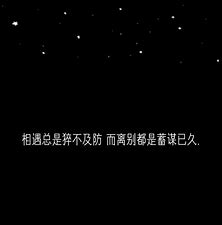
#> input picture OpenCV/image/004.jpg, 222 x 225 px
$ python '_06图像平滑 滤波.py'
#> lines starting #> are read from the running program, lines starting #| are printed output that depends on the picture
import cv2
import numpy as np
import cv2 as cv
import matplotlib.pyplot as plt

img= cv.imread('./image/004.jpg')
#> img is the input picture: shape (225, 222, 3); min 0, max 255, mean 3.6

# 卷积（滤波是使用不同的卷积核进行卷积）
kernel = np.array([[0,-1,0], [-1,5,-1], [0,-1,0]], np.float32)  # 此卷积核可强化白色像素 图像锐化
blur_1 = cv2.filter2D(img, -1, kernel)  # -1表示输出图像数据类型与输入图像一致  kernel卷积核  anchor卷积锚点（默认核中心） delta卷积结果会加上此偏移量  borderType边缘处理方式
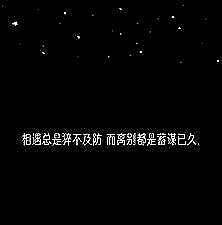
#> blur_1: shape (225, 222, 3); min 0, max 255, mean 5.2
kernel = np.ones((10,10))/100  # 均值滤波的核结构
blur_2 = cv2.filter2D(img, -1, kernel)
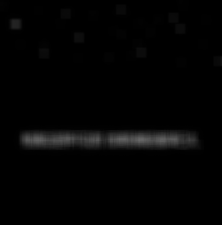
#> blur_2: shape (225, 222, 3); min 0, max 103, mean 3.6

# 双边滤波  保边降噪
blur = cv.bilateralFilter(img, 9, 75, 75)  # 9 邻域直径，两个 75 分别是空间高斯函数标准差，灰度值相似性高斯函数标准差

# 均值滤波  会使图像变模糊
img1 = cv.blur(img, ksize=(5, 5))    # ksize为卷积核的大小 (5,5)

# 高斯滤波  用于处理高斯噪声（彩色斑点）
'''以(3,3)的邻域为例，均值滤波是对这九个数求平均，而高斯滤波是对这个九个数求加权平均，其中心思想是邻域中每个点离中心点的距离不一样，
不应该像均值滤波一样每个点的权重一样，而是离中心点越近，权值越大。而每个点的权重就是高斯分布（也就是正态分布）
opencv实现的高斯滤波，是对传入的sigmaX，sigmaY分别产生两个一维卷积核，然后分别再行和列上做卷积，其中sigmaX和sigmaY如果没有传入参数，则由ksize计算得到'''
img2 = cv.GaussianBlur(img, ksize=(3,3), sigmaX=1)   # ksize为高斯卷积核大小 注意为奇数且可不同（3，5）  sigmaX为水平方向标准差  sigmaY为垂直方向标准差 缺省是默认与X相等
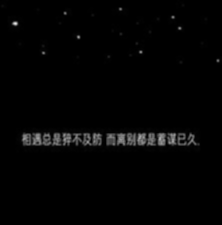
#> img2: shape (225, 222, 3); min 0, max 232, mean 3.6

# 中值滤波  对核内像素值排序取中值 可有效去除突出的亮暗点 保留边缘 用于处理椒盐噪声（黑白点）
img3 = cv.medianBlur(img, ksize=3)                # ksize=3 卷积核大小
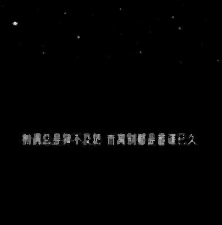
#> img3: shape (225, 222, 3); min 0, max 217, mean 2.7


fig, axes = plt.subplots(nrows=2, ncols=3, figsize=(10,8), dpi=100)
axes[0][0].imshow(img1[:, :, ::-1])
axes[0][1].imshow(img2[:, :, ::-1])
axes[0][2].imshow(img3[:, :, ::-1])
axes[1][0].imshow(blur[:, :, ::-1])
axes[1][1].imshow(blur_1[:, :, ::-1])
axes[1][2].imshow(blur_2[:, :, ::-1])
plt.show()

$ run again, with OpenCV/image/003.jpg copied over OpenCV/image/004.jpg
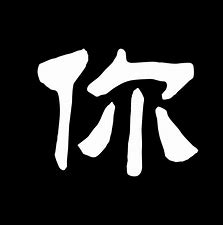
#> input picture OpenCV/image/003.jpg, 223 x 225 px
#> img is the input picture: shape (225, 223, 3); min 0, max 255, mean 39.6
#> `blur_2 = cv2.filter2D(img, -1, kernel)`:
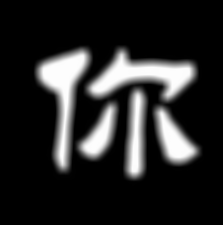
#> blur_2: shape (225, 223, 3); min 0, max 253, mean 39.6
#> `img2 = cv.GaussianBlur(img, ksize=(3,3), sigmaX=1)`:
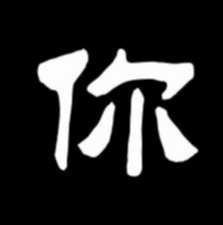
#> img2: shape (225, 223, 3); min 0, max 255, mean 39.6
